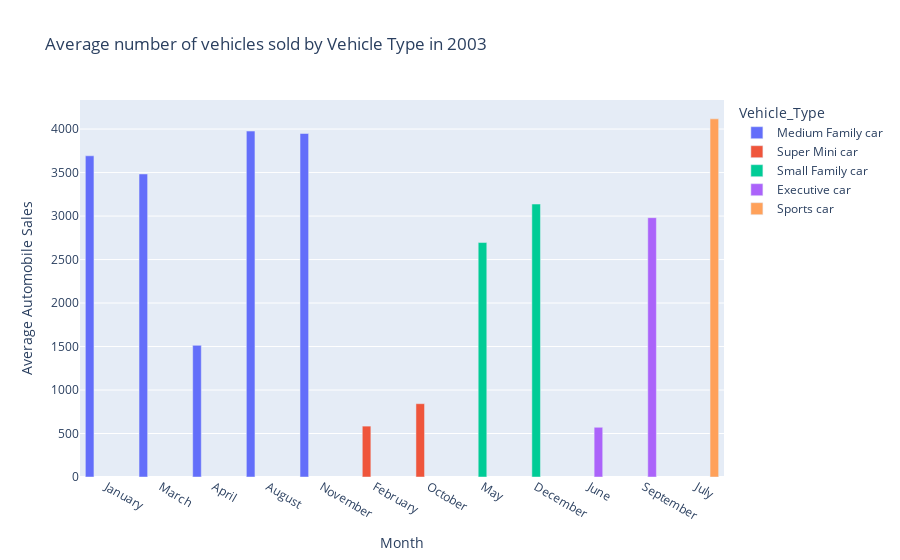

Notebook code for this chart:
### Markdown cell above
### **Average number of Vehicles sold** during the _given_ year

### Code cell
vehicle_data = data_y.groupby(['Month', 'Vehicle_Type'])['Automobile_Sales'].mean().reset_index()

vehicle_data.sort_values(by='Month', key=lambda x: pd.to_datetime(x, format='%B'), inplace=True)

Y_chart3 = px.bar(vehicle_data, x='Month', y='Automobile_Sales', color='Vehicle_Type',
             labels={'Automobile_Sales': 'Average Automobile Sales'},
             title=f'Average number of vehicles sold by Vehicle Type in {y}', barmode='group')

Y_chart3

### Figure 1 — Plotly figure (JSON) as saved in the notebook; plotly's stock layout.template omitted (floating-point values rounded to 4 significant figures)
{"data": [{"alignmentgroup": "True", "hovertemplate": "Vehicle_Type=Medium Family car<br>Month=%{x}<br>Average Automobile Sales=%{y}<extra></extra>", "legendgroup": "Medium Family car", "marker": {"color": "#636efa", "pattern": {"shape": ""}}, "name": "Medium Family car", "offsetgroup": "Medium Family car", "orientation": "v", "showlegend": true, "textposition": "auto", "type": "bar", "x": ["January", "March", "April", "August", "November"], "xaxis": "x", "y": [3693.0, 3484.0, 1513.0, 3977, 3949], "yaxis": "y"}, {"alignmentgroup": "True", "hovertemplate": "Vehicle_Type=Super Mini car<br>Month=%{x}<br>Average Automobile Sales=%{y}<extra></extra>", "legendgroup": "Super Mini car", "marker": {"color": "#EF553B", "pattern": {"shape": ""}}, "name": "Super Mini car", "offsetgroup": "Super Mini car", "orientation": "v", "showlegend": true, "textposition": "auto", "type": "bar", "x": ["February", "October"], "xaxis": "x", "y": [585.1, 842.9], "yaxis": "y"}, {"alignmentgroup": "True", "hovertemplate": "Vehicle_Type=Small Family car<br>Month=%{x}<br>Average Automobile Sales=%{y}<extra></extra>", "legendgroup": "Small Family car", "marker": {"color": "#00cc96", "pattern": {"shape": ""}}, "name": "Small Family car", "offsetgroup": "Small Family car", "orientation": "v", "showlegend": true, "textposition": "auto", "type": "bar", "x": ["May", "December"], "xaxis": "x", "y": [2696.0, 3138.0], "yaxis": "y"}, {"alignmentgroup": "True", "hovertemplate": "Vehicle_Type=Executive car<br>Month=%{x}<br>Average Automobile Sales=%{y}<extra></extra>", "legendgroup": "Executive car", "marker": {"color": "#ab63fa", "pattern": {"shape": ""}}, "name": "Executive car", "offsetgroup": "Executive car", "orientation": "v", "showlegend": true, "textposition": "auto", "type": "bar", "x": ["June", "September"], "xaxis": "x", "y": [571.6, 2981.0], "yaxis": "y"}, {"alignmentgroup": "True", "hovertemplate": "Vehicle_Type=Sports car<br>Month=%{x}<br>Average Automobile Sales=%{y}<extra></extra>", "legendgroup": "Sports car", "marker": {"color": "#FFA15A", "pattern": {"shape": ""}}, "name": "Sports car", "offsetgroup": "Sports car", "orientation": "v", "showlegend": true, "textposition": "auto", "type": "bar", "x": ["July"], "xaxis": "x", "y": [4118.0], "yaxis": "y"}], "layout": {"barmode": "group", "legend": {"title": {"text": "Vehicle_Type"}, "tracegroupgap": 0}, "title": {"text": "Average number of vehicles sold by Vehicle Type in 2003"}, "xaxis": {"anchor": "y", "domain": [0, 1], "title": {"text": "Month"}}, "yaxis": {"anchor": "x", "domain": [0, 1], "title": {"text": "Average Automobile Sales"}}}}
